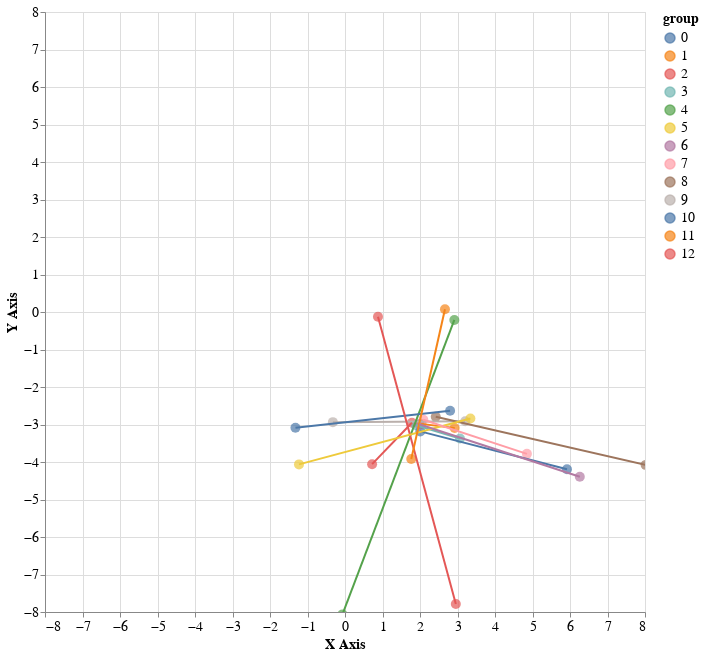

The notebook cell saved with this chart:
### Code cell
util.get_distance_plot(df, distances, graph)

### Figure 1 — Vega-Lite specification as saved in the notebook (floating-point values rounded to 4 significant figures)
{"config": {"view": {"continuousWidth": 300, "continuousHeight": 300}, "axis": {"labelFontSize": 14, "titleFontSize": 14}, "legend": {"labelFontSize": 14, "titleFontSize": 14}, "text": {"fontSize": 14}}, "layer": [{"mark": {"type": "circle", "size": 100}, "encoding": {"color": {"field": "group", "type": "nominal"}, "tooltip": [{"field": "Email Address", "type": "nominal"}], "x": {"field": "x_j", "scale": {"domain": [-8, 8]}, "title": "X Axis", "type": "quantitative"}, "y": {"field": "y_j", "scale": {"domain": [-8, 8]}, "title": "Y Axis", "type": "quantitative"}}, "name": "view_1"}, {"mark": {"type": "line"}, "encoding": {"color": {"field": "group", "type": "nominal"}, "detail": {"field": "group", "type": "quantitative"}, "tooltip": [{"field": "Email Address", "type": "nominal"}], "x": {"field": "x_j", "type": "quantitative"}, "y": {"field": "y_j", "type": "quantitative"}}}], "data": {"name": "data-0e4f307c86443f7d6515958fbc8481c9"}, "height": 600, "params": [{"name": "param_2", "select": {"type": "interval", "encodings": ["x", "y"]}, "bind": "scales", "views": ["view_1"]}], "width": 600, "$schema": "https://vega.github.io/schema/vega-lite/v5.20.1.json", "datasets": {"data-0e4f307c86443f7d6515958fbc8481c9": [{"index": 0, "Timestamp": "10/24/2023 8:24:38", "Email Address": "giorgiorapellini@gmail.com", "If you were a school teacher, would you ask students to work in teams? Pick what you might decide and why.": "Yes, it might force them to deepen the contents of my lecture", "If you would decide anyway to make teams, which size of the teams would you choose?": "Teams of 3, because the third can kind of arbitrate the disagreements between the two other ones, so the team would work better", "Let’s say that you finally decide to make teams of 2, what would be the best team composition?": "Two students with a different backgrounds, so that they get used to handle diversity", "If during their teamwork, three students start to argue loudly what would you do?": "Discuss with them to see if some opinions are scientifically incorrect", "team_xy": [2, -2], "size_xy": [-1, -1], "composition_xy": [2, -2], "argue_xy": [-3, 2], "team_x": 2, "size_x": -1, "composition_x": 2, "argue_x": -3, "team_y": -2, "size_y": -1, "composition_y": -2, "argue_y": 2, "x": 0, "y": -3, "xi": "0-3", "x_j": -0.3231, "y_j": -2.937, "uid": 0, "group": 9.0}, {"index": 1, "Timestamp": "10/24/2023 8:25:10", "Email Address": "andres.sanchez@epfl.ch", "If you were a school teacher, would you ask students to work in teams? Pick what you might decide and why.": "Yes, even if they won’t necessarily learn more, they might at least learn to work together", "If you would decide anyway to make teams, which size of the teams would you choose?": "Teams of 5, so that I can detect which students take leadership", "Let’s say that you finally decide to make teams of 2, what would be the best team composition?": "Two students with a different backgrounds, so that they get used to handle diversity", "If during their teamwork, three students start to argue loudly what would you do?": "Nothing, I will ask them to less loud then I will check who wins the argumentation", "team_xy": [2, -2], "size_xy": [-2, -2], "composition_xy": [2, -2], "argue_xy": [-2, -2], "team_x": 2, "size_x": -2, "composition_x": 2, "argue_x": -2, "team_y": -2, "size_y": -2, "composition_y": -2, "argue_y": -2, "x": 0, "y": -8, "xi": "0-8", "x_j": -0.06809, "y_j": -8.064, "uid": 1, "group": 4.0}, {"index": 2, "Timestamp": "10/24/2023 8:25:27", "Email Address": "hyeongdon.moon@epfl.ch", "If you were a school teacher, would you ask students to work in teams? Pick what you might decide and why.": "Yes, it might force them to deepen the contents of my lecture", "If you would decide anyway to make teams, which size of the teams would you choose?": "Teams of 3, because the third can kind of arbitrate the disagreements between the two other ones, so the team would work better", "Let’s say that you finally decide to make teams of 2, what would be the best team composition?": "Two students with different levels, so that one develops the skills of helping other students", "If during their teamwork, three students start to argue loudly what would you do?": "Ask them to elaborate a list of pros and cons and connect it to what was taught in the last lecture", "team_xy": [2, -2], "size_xy": [-1, -1], "composition_xy": [2, -2], "argue_xy": [0, 2], "team_x": 2, "size_x": -1, "composition_x": 2, "argue_x": 0, "team_y": -2, "size_y": -1, "composition_y": -2, "argue_y": 2, "x": 3, "y": -3, "xi": "3-3", "x_j": 3.066, "y_j": -3.372, "uid": 2, "group": 3.0}, {"index": 3, "Timestamp": "10/24/2023 8:25:28", "Email Address": "mallory.henriet@epfl.ch", "If you were a school teacher, would you ask students to work in teams? Pick what you might decide and why.": "Yes, even if they won’t necessarily learn more, they might at least learn to work together", "If you would decide anyway to make teams, which size of the teams would you choose?": "Teams of 2, because with larger teams, there is often one person that does not contribute much, which is unfair for the two other ones", "Let’s say that you finally decide to make teams of 2, what would be the best team composition?": "Two students with different levels, so that one develops the skills of helping other students", "If during their teamwork, three students start to argue loudly what would you do?": "Nothing, it may force them to deepen their understanding of the task", "team_xy": [2, -2], "size_xy": [2, -2], "composition_xy": [2, -2], "argue_xy": [2, 2], "team_x": 2, "size_x": 2, "composition_x": 2, "argue_x": 2, "team_y": -2, "size_y": -2, "composition_y": -2, "argue_y": 2, "x": 8, "y": -4, "xi": "8-4", "x_j": 8.017, "y_j": -4.077, "uid": 3, "group": 8.0}, {"index": 4, "Timestamp": "10/24/2023 8:25:28", "Email Address": "florian.marcoz@epfl.ch", "If you were a school teacher, would you ask students to work in teams? Pick what you might decide and why.": "Yes, even if they won’t necessarily learn more, they might at least learn to work together", "If you would decide anyway to make teams, which size of the teams would you choose?": "Teams of 2, because with larger teams, there is often one person that does not contribute much, which is unfair for the two other ones", "Let’s say that you finally decide to make teams of 2, what would be the best team composition?": "Two students with a different backgrounds, so that they get used to handle diversity", "If during their teamwork, three students start to argue loudly what would you do?": "Ask them to elaborate a list of pros and cons and connect it to what was taught in the last lecture", "team_xy": [2, -2], "size_xy": [2, -2], "composition_xy": [2, -2], "argue_xy": [0, 2], "team_x": 2, "size_x": 2, "composition_x": 2, "argue_x": 0, "team_y": -2, "size_y": -2, "composition_y": -2, "argue_y": 2, "x": 6, "y": -4, "xi": "6-4", "x_j": 5.92, "y_j": -4.192, "uid": 4, "group": 10.0}, {"index": 5, "Timestamp": "10/24/2023 8:25:35", "Email Address": "maxime.lelievre@epfl.ch", "If you were a school teacher, would you ask students to work in teams? Pick what you might decide and why.": "Yes, it might force them to deepen the contents of my lecture", "If you would decide anyway to make teams, which size of the teams would you choose?": "Teams of 3, because the third can kind of arbitrate the disagreements between the two other ones, so the team would work better", "Let’s say that you finally decide to make teams of 2, what would be the best team composition?": "Two students with a different backgrounds, so that they get used to handle diversity", "If during their teamwork, three students start to argue loudly what would you do?": "Ask them to elaborate a list of pros and cons and connect it to what was taught in the last lecture", "team_xy": [2, -2], "size_xy": [-1, -1], "composition_xy": [2, -2], "argue_xy": [0, 2], "team_x": 2, "size_x": -1, "composition_x": 2, "argue_x": 0, "team_y": -2, "size_y": -1, "composition_y": -2, "argue_y": 2, "x": 3, "y": -3, "xi": "3-3", "x_j": 2.803, "y_j": -2.633, "uid": 5, "group": 0.0}, {"index": 6, "Timestamp": "10/24/2023 8:25:38", "Email Address": "eva.deltl@epfl.ch", "If you were a school teacher, would you ask students to work in teams? Pick what you might decide and why.": "Yes, it might force them to deepen the contents of my lecture", "If you would decide anyway to make teams, which size of the teams would you choose?": "Teams of 3, because the third can kind of arbitrate the disagreements between the two other ones, so the team would work better", "Let’s say that you finally decide to make teams of 2, what would be the best team composition?": "Two students with different viewpoints so that they produce multiple solutions", "If during their teamwork, three students start to argue loudly what would you do?": "Ask them to elaborate a list of pros and cons and connect it to what was taught in the last lecture", "team_xy": [2, -2], "size_xy": [-1, -1], "composition_xy": [1, -2], "argue_xy": [0, 2], "team_x": 2, "size_x": -1, "composition_x": 1, "argue_x": 0, "team_y": -2, "size_y": -1, "composition_y": -2, "argue_y": 2, "x": 2, "y": -3, "xi": "2-3", "x_j": 1.784, "y_j": -2.954, "uid": 6, "group": 12.0}, {"index": 7, "Timestamp": "10/24/2023 8:25:43", "Email Address": "leo.wolff@epfl.ch", "If you were a school teacher, would you ask students to work in teams? Pick what you might decide and why.": "Yes, it might force them to deepen the contents of my lecture", "If you would decide anyway to make teams, which size of the teams would you choose?": "Teams of 3, because the third can kind of arbitrate the disagreements between the two other ones, so the team would work better", "Let’s say that you finally decide to make teams of 2, what would be the best team composition?": "Two students with different viewpoints so that they produce multiple solutions", "If during their teamwork, three students start to argue loudly what would you do?": "Ask them to elaborate a list of pros and cons and connect it to what was taught in the last lecture", "team_xy": [2, -2], "size_xy": [-1, -1], "composition_xy": [1, -2], "argue_xy": [0, 2], "team_x": 2, "size_x": -1, "composition_x": 1, "argue_x": 0, "team_y": -2, "size_y": -1, "composition_y": -2, "argue_y": 2, "x": 2, "y": -3, "xi": "2-3", "x_j": 1.897, "y_j": -3.021, "uid": 7, "group": 3.0}, {"index": 8, "Timestamp": "10/24/2023 8:25:48", "Email Address": "boya.wang@epfl.ch", "If you were a school teacher, would you ask students to work in teams? Pick what you might decide and why.": "Yes, even if they won’t necessarily learn more, they might at least learn to work together", "If you would decide anyway to make teams, which size of the teams would you choose?": "Teams of 3, because the third can kind of arbitrate the disagreements between the two other ones, so the team would work better", "Let’s say that you finally decide to make teams of 2, what would be the best team composition?": "Two students with a different backgrounds, so that they get used to handle diversity", "If during their teamwork, three students start to argue loudly what would you do?": "Ask them to elaborate a list of pros and cons and connect it to what was taught in the last lecture", "team_xy": [2, -2], "size_xy": [-1, -1], "composition_xy": [2, -2], "argue_xy": [0, 2], "team_x": 2, "size_x": -1, "composition_x": 2, "argue_x": 0, "team_y": -2, "size_y": -1, "composition_y": -2, "argue_y": 2, "x": 3, "y": -3, "xi": "3-3", "x_j": 3.205, "y_j": -2.912, "uid": 8, "group": 9.0}, {"index": 9, "Timestamp": "10/24/2023 8:25:50", "Email Address": "victor.fournier.06@orange.fr", "If you were a school teacher, would you ask students to work in teams? Pick what you might decide and why.": "Yes, it might force them to deepen the contents of my lecture", "If you would decide anyway to make teams, which size of the teams would you choose?": "Teams of 5, so that I can detect which students take leadership", "Let’s say that you finally decide to make teams of 2, what would be the best team composition?": "Two students with the same level, otherwise the better students will waste time with the weaker one", "If during their teamwork, three students start to argue loudly what would you do?": "Nothing, it may force them to deepen their understanding of the task", "team_xy": [2, -2], "size_xy": [-2, -2], "composition_xy": [-1, 2], "argue_xy": [2, 2], "team_x": 2, "size_x": -2, "composition_x": -1, "argue_x": 2, "team_y": -2, "size_y": -2, "composition_y": 2, "argue_y": 2, "x": 1, "y": 0, "xi": "10", "x_j": 0.8796, "y_j": -0.129, "uid": 9, "group": 2.0}, {"index": 10, "Timestamp": "10/24/2023 8:25:54", "Email Address": "kenji.tetard@epfl.ch", "If you were a school teacher, would you ask students to work in teams? Pick what you might decide and why.": "Yes, it might force them to deepen the contents of my lecture", "If you would decide anyway to make teams, which size of the teams would you choose?": "Teams of 3, because the third can kind of arbitrate the disagreements between the two other ones, so the team would work better", "Let’s say that you finally decide to make teams of 2, what would be the best team composition?": "Two students with different viewpoints so that they produce multiple solutions", "If during their teamwork, three students start to argue loudly what would you do?": "Discuss with them to see if some opinions are scientifically incorrect", "team_xy": [2, -2], "size_xy": [-1, -1], "composition_xy": [1, -2], "argue_xy": [-3, 2], "team_x": 2, "size_x": -1, "composition_x": 1, "argue_x": -3, "team_y": -2, "size_y": -1, "composition_y": -2, "argue_y": 2, "x": -1, "y": -3, "xi": "-1-3", "x_j": -1.321, "y_j": -3.087, "uid": 10, "group": 0.0}, {"index": 11, "Timestamp": "10/24/2023 8:25:56", "Email Address": "julie.favre@epfl.ch", "If you were a school teacher, would you ask students to work in teams? Pick what you might decide and why.": "Yes, it might force them to deepen the contents of my lecture", "If you would decide anyway to make teams, which size of the teams would you choose?": "Teams of 3, because the third can kind of arbitrate the disagreements between the two other ones, so the team would work better", "Let’s say that you finally decide to make teams of 2, what would be the best team composition?": "Two students with different viewpoints so that they produce multiple solutions", "If during their teamwork, three students start to argue loudly what would you do?": "Ask them to elaborate a list of pros and cons and connect it to what was taught in the last lecture", "team_xy": [2, -2], "size_xy": [-1, -1], "composition_xy": [1, -2], "argue_xy": [0, 2], "team_x": 2, "size_x": -1, "composition_x": 1, "argue_x": 0, "team_y": -2, "size_y": -1, "composition_y": -2, "argue_y": 2, "x": 2, "y": -3, "xi": "2-3", "x_j": 2.031, "y_j": -2.983, "uid": 11, "group": 11.0}, {"index": 12, "Timestamp": "10/24/2023 8:25:58", "Email Address": "giuditta.delsarto@epfl.ch", "If you were a school teacher, would you ask students to work in teams? Pick what you might decide and why.": "Yes, it might force them to deepen the contents of my lecture", "If you would decide anyway to make teams, which size of the teams would you choose?": "Teams of 3, because the third can kind of arbitrate the disagreements between the two other ones, so the team would work better", "Let’s say that you finally decide to make teams of 2, what would be the best team composition?": "Two students with different viewpoints so that they produce multiple solutions", "If during their teamwork, three students start to argue loudly what would you do?": "Ask them to elaborate a list of pros and cons and connect it to what was taught in the last lecture", "team_xy": [2, -2], "size_xy": [-1, -1], "composition_xy": [1, -2], "argue_xy": [0, 2], "team_x": 2, "size_x": -1, "composition_x": 1, "argue_x": 0, "team_y": -2, "size_y": -1, "composition_y": -2, "argue_y": 2, "x": 2, "y": -3, "xi": "2-3", "x_j": 2.42, "y_j": -2.793, "uid": 12, "group": 8.0}, {"index": 13, "Timestamp": "10/24/2023 8:26:02", "Email Address": "maximilian.muller@epfl.ch", "If you were a school teacher, would you ask students to work in teams? Pick what you might decide and why.": "Yes, even if they won’t necessarily learn more, they might at least learn to work together", "If you would decide anyway to make teams, which size of the teams would you choose?": "Teams of 3, because the third can kind of arbitrate the disagreements between the two other ones, so the team would work better", "Let’s say that you finally decide to make teams of 2, what would be the best team composition?": "Two students with a different backgrounds, so that they get used to handle diversity", "If during their teamwork, three students start to argue loudly what would you do?": "Ask them to elaborate a list of pros and cons and connect it to what was taught in the last lecture", "team_xy": [2, -2], "size_xy": [-1, -1], "composition_xy": [2, -2], "argue_xy": [0, 2], "team_x": 2, "size_x": -1, "composition_x": 2, "argue_x": 0, "team_y": -2, "size_y": -1, "composition_y": -2, "argue_y": 2, "x": 3, "y": -3, "xi": "3-3", "x_j": 3.345, "y_j": -2.84, "uid": 13, "group": 5.0}, {"index": 14, "Timestamp": "10/24/2023 8:26:09", "Email Address": "daniel.demko@epfl.ch", "If you were a school teacher, would you ask students to work in teams? Pick what you might decide and why.": "No, teamwork takes too much time; I have to move faster in the curriculum", "If you would decide anyway to make teams, which size of the teams would you choose?": "Teams of 2, because with larger teams, there is often one person that does not contribute much, which is unfair for the two other ones", "Let’s say that you finally decide to make teams of 2, what would be the best team composition?": "Two students with different viewpoints so that they produce multiple solutions", "If during their teamwork, three students start to argue loudly what would you do?": "Nothing, it may force them to deepen their understanding of the task", "team_xy": [-2, 2], "size_xy": [2, -2], "composition_xy": [1, -2], "argue_xy": [2, 2], "team_x": -2, "size_x": 2, "composition_x": 1, "argue_x": 2, "team_y": 2, "size_y": -2, "composition_y": -2, "argue_y": 2, "x": 3, "y": 0, "xi": "30", "x_j": 2.916, "y_j": -0.212, "uid": 14, "group": 4.0}, {"index": 15, "Timestamp": "10/24/2023 8:26:11", "Email Address": "marta.knezevic@epfl.ch", "If you were a school teacher, would you ask students to work in teams? Pick what you might decide and why.": "Yes, even if they won’t necessarily learn more, they might at least learn to work together", "If you would decide anyway to make teams, which size of the teams would you choose?": "Teams of 3, because the third can kind of arbitrate the disagreements between the two other ones, so the team would work better", "Let’s say that you finally decide to make teams of 2, what would be the best team composition?": "Two students with different viewpoints so that they produce multiple solutions", "If during their teamwork, three students start to argue loudly what would you do?": "Ask them to elaborate a list of pros and cons and connect it to what was taught in the last lecture", "team_xy": [2, -2], "size_xy": [-1, -1], "composition_xy": [1, -2], "argue_xy": [0, 2], "team_x": 2, "size_x": -1, "composition_x": 1, "argue_x": 0, "team_y": -2, "size_y": -1, "composition_y": -2, "argue_y": 2, "x": 2, "y": -3, "xi": "2-3", "x_j": 2.089, "y_j": -2.872, "uid": 15, "group": 7.0}, {"index": 16, "Timestamp": "10/24/2023 8:26:17", "Email Address": "damien.gomezdonoso@epfl.ch", "If you were a school teacher, would you ask students to work in teams? Pick what you might decide and why.": "No, they can learn to work in teams in many activities outside school", "If you would decide anyway to make teams, which size of the teams would you choose?": "Teams of 2, because with larger teams, there is often one person that does not contribute much, which is unfair for the two other ones", "Let’s say that you finally decide to make teams of 2, what would be the best team composition?": "Two students with the same level, otherwise the better students will waste time with the weaker one", "If during their teamwork, three students start to argue loudly what would you do?": "Ask them to elaborate a list of pros and cons and connect it to what was taught in the last lecture", "team_xy": [2, -2], "size_xy": [2, -2], "composition_xy": [-1, 2], "argue_xy": [0, 2], "team_x": 2, "size_x": 2, "composition_x": -1, "argue_x": 0, "team_y": -2, "size_y": -2, "composition_y": 2, "argue_y": 2, "x": 3, "y": 0, "xi": "30", "x_j": 2.666, "y_j": 0.07287, "uid": 16, "group": 1.0}, {"index": 17, "Timestamp": "10/24/2023 8:26:22", "Email Address": "chloe.yuen@epfl.ch", "If you were a school teacher, would you ask students to work in teams? Pick what you might decide and why.": "Yes, it might force them to deepen the contents of my lecture", "If you would decide anyway to make teams, which size of the teams would you choose?": "Teams of 3, because the third can kind of arbitrate the disagreements between the two other ones, so the team would work better", "Let’s say that you finally decide to make teams of 2, what would be the best team composition?": "Two students with different viewpoints so that they produce multiple solutions", "If during their teamwork, three students start to argue loudly what would you do?": "Ask them to elaborate a list of pros and cons and connect it to what was taught in the last lecture", "team_xy": [2, -2], "size_xy": [-1, -1], "composition_xy": [1, -2], "argue_xy": [0, 2], "team_x": 2, "size_x": -1, "composition_x": 1, "argue_x": 0, "team_y": -2, "size_y": -1, "composition_y": -2, "argue_y": 2, "x": 2, "y": -3, "xi": "2-3", "x_j": 2.008, "y_j": -3.184, "uid": 17, "group": 10.0}, {"index": 18, "Timestamp": "10/24/2023 8:26:22", "Email Address": "serge.ohanesian@epfl.ch", "If you were a school teacher, would you ask students to work in teams? Pick what you might decide and why.": "No, they can learn to work in teams in many activities outside school", "If you would decide anyway to make teams, which size of the teams would you choose?": "Teams of 5, so that I can detect which students take leadership", "Let’s say that you finally decide to make teams of 2, what would be the best team composition?": "Two students with different levels, so that one develops the skills of helping other students", "If during their teamwork, three students start to argue loudly what would you do?": "Discuss with them to see if some opinions are scientifically incorrect", "team_xy": [2, -2], "size_xy": [-2, -2], "composition_xy": [2, -2], "argue_xy": [-3, 2], "team_x": 2, "size_x": -2, "composition_x": 2, "argue_x": -3, "team_y": -2, "size_y": -2, "composition_y": -2, "argue_y": 2, "x": -1, "y": -4, "xi": "-1-4", "x_j": -1.227, "y_j": -4.064, "uid": 18, "group": 5.0}, {"index": 19, "Timestamp": "10/24/2023 8:26:23", "Email Address": "nadezhda.ilieva@epfl.ch", "If you were a school teacher, would you ask students to work in teams? Pick what you might decide and why.": "Yes, it might force them to deepen the contents of my lecture", "If you would decide anyway to make teams, which size of the teams would you choose?": "Teams of 2, because with larger teams, there is often one person that does not contribute much, which is unfair for the two other ones", "Let’s say that you finally decide to make teams of 2, what would be the best team composition?": "Two students with different viewpoints so that they produce multiple solutions", "If during their teamwork, three students start to argue loudly what would you do?": "Nothing, I will ask them to less loud then I will check who wins the argumentation", "team_xy": [2, -2], "size_xy": [2, -2], "composition_xy": [1, -2], "argue_xy": [-2, -2], "team_x": 2, "size_x": 2, "composition_x": 1, "argue_x": -2, "team_y": -2, "size_y": -2, "composition_y": -2, "argue_y": -2, "x": 3, "y": -8, "xi": "3-8", "x_j": 2.956, "y_j": -7.785, "uid": 19, "group": 2.0}, {"index": 20, "Timestamp": "10/24/2023 8:26:31", "Email Address": "carolina.maruganrubio@epfl.ch", "If you were a school teacher, would you ask students to work in teams? Pick what you might decide and why.": "Yes, even if they won’t necessarily learn more, they might at least learn to work together", "If you would decide anyway to make teams, which size of the teams would you choose?": "Teams of 5, so that I can detect which students take leadership", "Let’s say that you finally decide to make teams of 2, what would be the best team composition?": "Two students with a different backgrounds, so that they get used to handle diversity", "If during their teamwork, three students start to argue loudly what would you do?": "Ask them to elaborate a list of pros and cons and connect it to what was taught in the last lecture", "team_xy": [2, -2], "size_xy": [-2, -2], "composition_xy": [2, -2], "argue_xy": [0, 2], "team_x": 2, "size_x": -2, "composition_x": 2, "argue_x": 0, "team_y": -2, "size_y": -2, "composition_y": -2, "argue_y": 2, "x": 2, "y": -4, "xi": "2-4", "x_j": 1.767, "y_j": -3.918, "uid": 20, "group": 1.0}, {"index": 21, "Timestamp": "10/24/2023 8:26:53", "Email Address": "christine.ha@epfl.ch", "If you were a school teacher, would you ask students to work in teams? Pick what you might decide and why.": "Yes, it might force them to deepen the contents of my lecture", "If you would decide anyway to make teams, which size of the teams would you choose?": "Teams of 3, because the third can kind of arbitrate the disagreements between the two other ones, so the team would work better", "Let’s say that you finally decide to make teams of 2, what would be the best team composition?": "Two students with a different backgrounds, so that they get used to handle diversity", "If during their teamwork, three students start to argue loudly what would you do?": "Ask them to elaborate a list of pros and cons and connect it to what was taught in the last lecture", "team_xy": [2, -2], "size_xy": [-1, -1], "composition_xy": [2, -2], "argue_xy": [0, 2], "team_x": 2, "size_x": -1, "composition_x": 2, "argue_x": 0, "team_y": -2, "size_y": -1, "composition_y": -2, "argue_y": 2, "x": 3, "y": -3, "xi": "3-3", "x_j": 2.925, "y_j": -3.092, "uid": 21, "group": 11.0}, {"index": 22, "Timestamp": "10/24/2023 8:28:08", "Email Address": "theresa.stadler@epfl.ch", "If you were a school teacher, would you ask students to work in teams? Pick what you might decide and why.": "Yes, even if they won’t necessarily learn more, they might at least learn to work together", "If you would decide anyway to make teams, which size of the teams would you choose?": "Teams of 5, so that I can detect which students take leadership", "Let’s say that you finally decide to make teams of 2, what would be the best team composition?": "Two students with different viewpoints so that they produce multiple solutions", "If during their teamwork, three students start to argue loudly what would you do?": "Ask them to elaborate a list of pros and cons and connect it to what was taught in the last lecture", "team_xy": [2, -2], "size_xy": [-2, -2], "composition_xy": [1, -2], "argue_xy": [0, 2], "team_x": 2, "size_x": -2, "composition_x": 1, "argue_x": 0, "team_y": -2, "size_y": -2, "composition_y": -2, "argue_y": 2, "x": 1, "y": -4, "xi": "1-4", "x_j": 0.7228, "y_j": -4.058, "uid": 22, "group": 12.0}, {"index": 23, "Timestamp": "10/24/2023 8:41:16", "Email Address": "carolina.maruganrubio@epfl.ch", "If you were a school teacher, would you ask students to work in teams? Pick what you might decide and why.": "Yes, even if they won’t necessarily learn more, they might at least learn to work together", "If you would decide anyway to make teams, which size of the teams would you choose?": "Teams of 2, because with larger teams, there is often one person that does not contribute much, which is unfair for the two other ones", "Let’s say that you finally decide to make teams of 2, what would be the best team composition?": "Two students with different viewpoints so that they produce multiple solutions", "If during their teamwork, three students start to argue loudly what would you do?": "Ask them to elaborate a list of pros and cons and connect it to what was taught in the last lecture", "team_xy": [2, -2], "size_xy": [2, -2], "composition_xy": [1, -2], "argue_xy": [0, 2], "team_x": 2, "size_x": 2, "composition_x": 1, "argue_x": 0, "team_y": -2, "size_y": -2, "composition_y": -2, "argue_y": 2, "x": 5, "y": -4, "xi": "5-4", "x_j": 4.851, "y_j": -3.783, "uid": 23, "group": 7.0}, {"index": 24, "Timestamp": "10/24/2023 8:41:20", "Email Address": "hyeongdon.moon@epfl.ch", "If you were a school teacher, would you ask students to work in teams? Pick what you might decide and why.": "Yes, it might force them to deepen the contents of my lecture", "If you would decide anyway to make teams, which size of the teams would you choose?": "Teams of 3, because the third can kind of arbitrate the disagreements between the two other ones, so the team would work better", "Let’s say that you finally decide to make teams of 2, what would be the best team composition?": "Two students with different viewpoints so that they produce multiple solutions", "If during their teamwork, three students start to argue loudly what would you do?": "Ask them to elaborate a list of pros and cons and connect it to what was taught in the last lecture", "team_xy": [2, -2], "size_xy": [-1, -1], "composition_xy": [1, -2], "argue_xy": [0, 2], "team_x": 2, "size_x": -1, "composition_x": 1, "argue_x": 0, "team_y": -2, "size_y": -1, "composition_y": -2, "argue_y": 2, "x": 2, "y": -3, "xi": "2-3", "x_j": 1.978, "y_j": -2.993, "uid": 24, "group": 6.0}, {"index": 25, "Timestamp": "10/24/2023 9:22:01", "Email Address": "ugo.balducci@epfl.ch", "If you were a school teacher, would you ask students to work in teams? Pick what you might decide and why.": "Yes, even if they won’t necessarily learn more, they might at least learn to work together", "If you would decide anyway to make teams, which size of the teams would you choose?": "Teams of 2, because with larger teams, there is often one person that does not contribute much, which is unfair for the two other ones", "Let’s say that you finally decide to make teams of 2, what would be the best team composition?": "Two students with a different backgrounds, so that they get used to handle diversity", "If during their teamwork, three students start to argue loudly what would you do?": "Ask them to elaborate a list of pros and cons and connect it to what was taught in the last lecture", "team_xy": [2, -2], "size_xy": [2, -2], "composition_xy": [2, -2], "argue_xy": [0, 2], "team_x": 2, "size_x": 2, "composition_x": 2, "argue_x": 0, "team_y": -2, "size_y": -2, "composition_y": -2, "argue_y": 2, "x": 6, "y": -4, "xi": "6-4", "x_j": 6.261, "y_j": -4.393, "uid": 25, "group": 6.0}]}}
